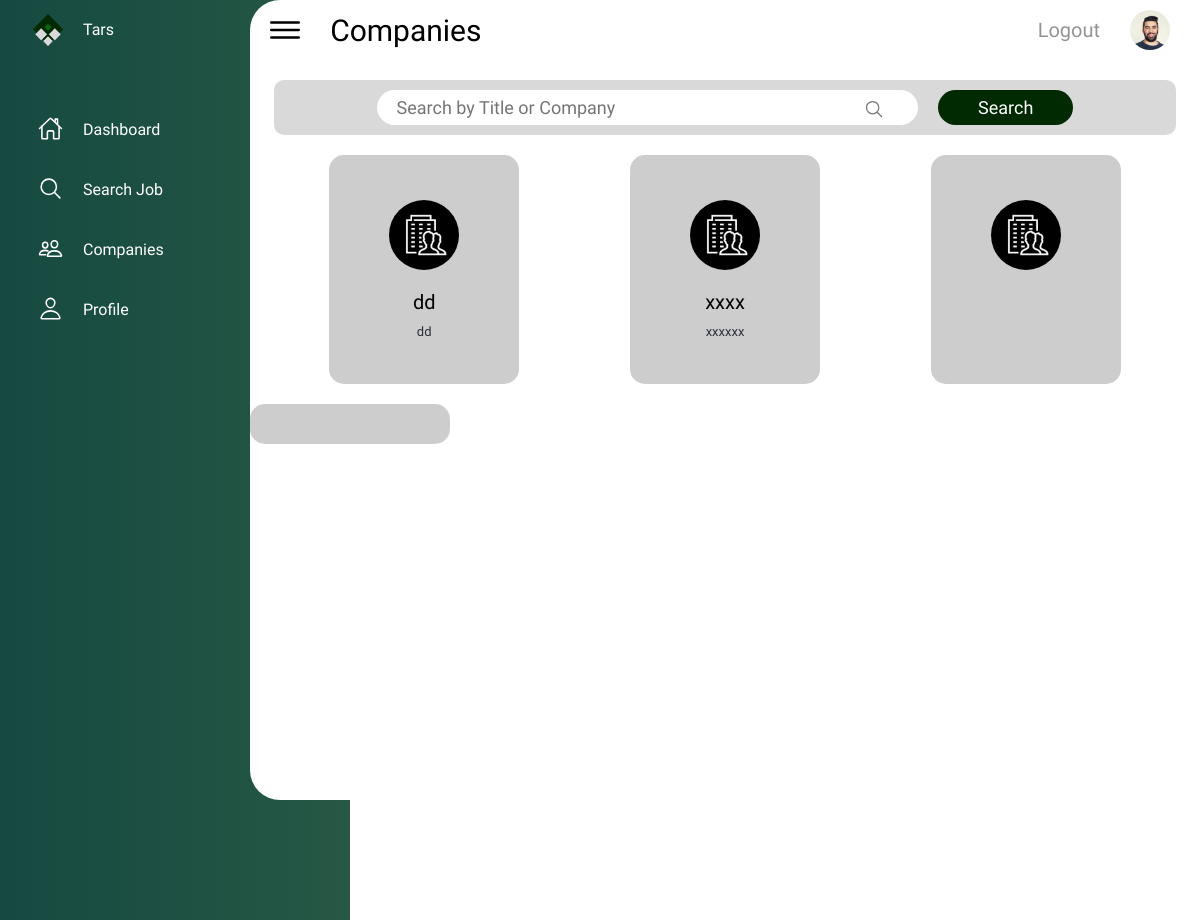
Page /student/student_companies.php on the committed database.
### tables this page shows
CREATE TABLE `company_info` (
  `id` int(255) NOT NULL,
  `email` varchar(255) NOT NULL,
  `password` varchar(255) NOT NULL,
  `name` varchar(255) NOT NULL,
  `type` varchar(255) NOT NULL,
  `location` varchar(255) NOT NULL,
  `com_email` varchar(255) NOT NULL,
  `about` varchar(255) NOT NULL,
  `linkedin` varchar(255) NOT NULL,
  `twitter` varchar(255) NOT NULL
);

### student/student_companies.php (the view, shortened to what this page needs)
<!DOCTYPE html>
<html lang="en">
<head>
    <link rel="stylesheet" href="../lib/style/student_dash.css">
</head>
<body>
    <div class="container">
        <div class="navigation">
            <ul>
                <li>
                    <a href="#" class="logo">
                        <span class="icon">
                            <img src="../images/logo.png" alt="">
                        </span>
                        <span class="title">Tars</span>
                    </a>
                </li>
                <li>
                    <a href="../Student/student_dashboard.php">
                        <span class="nav-icon">
                            <ion-icon name="home-outline"></ion-icon>
                        </span>
                        <span class="title">Dashboard</span>
                    </a>
                </li>
                <li>
                    <a href="../Student/student_search_job.php">
                        <span class="nav-icon">
                            <ion-icon name="search-outline"></ion-icon>
                        </span>
                        <span class="title">Search Job</span>
                    </a>
                </li>
                <li>
                    <a href="../Student/student_companies.php">
                        <span class="nav-icon">
                            <ion-icon name="people-outline"></ion-icon>
                        </span>
                        <span class="title">Companies</span>
                    </a>
                </li>
                <li>
                    <a href="./student_profile.php">
                        <span class="nav-icon">
                            <ion-icon name="person-outline"></ion-icon>
                        </span>
                        <span class="title">Profile</span>
                    </a>
                </li>
            </ul>
        </div>
        <div class="main">
            <div class="topbar">
                <div class="toggle">
                    <ion-icon name="menu-outline"></ion-icon>
                </div>
                <div class="topic">
                    Companies
                </div>
                <div class="sec-1">
                    <div class="logout">
                        <a class="none" href="../login/login.php">Logout</a>
                    </div>
                    <div class="user">
                        <img src="../images/profile_photos/customer02.jpg" alt="">
                    </div>
                </div>
            </div>
            <div class="search-sec">
                <div class="search-bar">
                    <label>
                        <input type="text" placeholder="Search by Title or Company">
                        <ion-icon name="search-outline"></ion-icon>
                    </label>
                </div>
                <div class="search-button">
                    Search
                </div>
            </div>
            <div class="card-sec">
                <?php
                $DATABASE_HOST = 'localhost';
                $DATABASE_USER = 'root';
                $DATABASE_PASS = '';
                $DATABASE_NAME = 'tars_db';
                $con = mysqli_connect($DATABASE_HOST, $DATABASE_USER, $DATABASE_PASS, $DATABASE_NAME);
                $sql2 = "SELECT * FROM company_info";
                $stmt2 = $con->prepare($sql2);
                $stmt2->execute();
                $result2 = $stmt2->get_result();
                if ($result2 && mysqli_num_rows($result2) > 0) {
                    while ($row = mysqli_fetch_assoc($result2)) {
                        echo '<a class="com-none company-card" href="./student_companies_profile.php?email=' . urlencode($row['email']) . '">';
                        echo '<img src="../images/Group 105.png" alt="">';
                        echo '<div class="company-name">';
                        echo '' . $row['name'] . '';
                        echo '</div>';
                        echo '<div class="company-type">';
                        echo '' . $row['about'] . '';
                        echo '</div>';
                    }
                } else {
                    echo "<tr><td colspan='4'>No students found.</td></tr>";
                }
                ?>
            </div>
        </div>
    </div>
</body>
</html>

### rows in the picture
company_info: name "dd", about "dd"
company_info: name "xxxx", about "xxxxxx"
